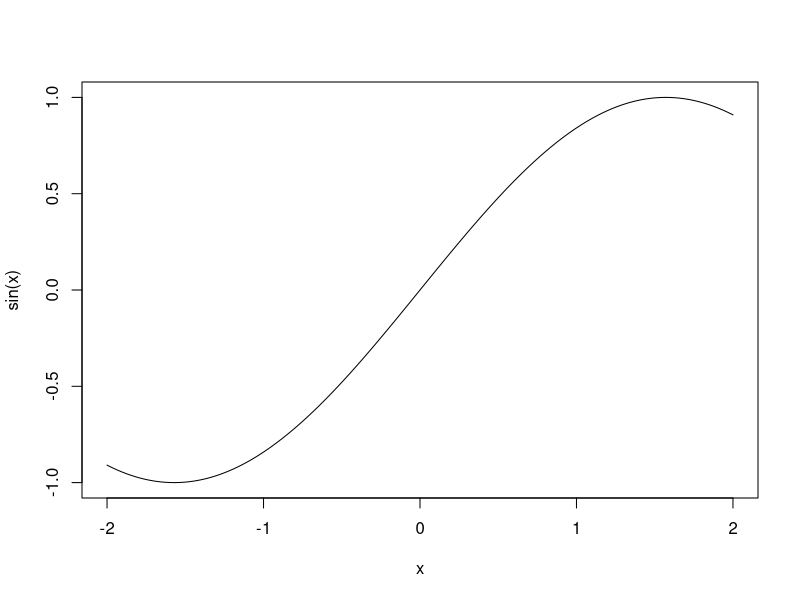
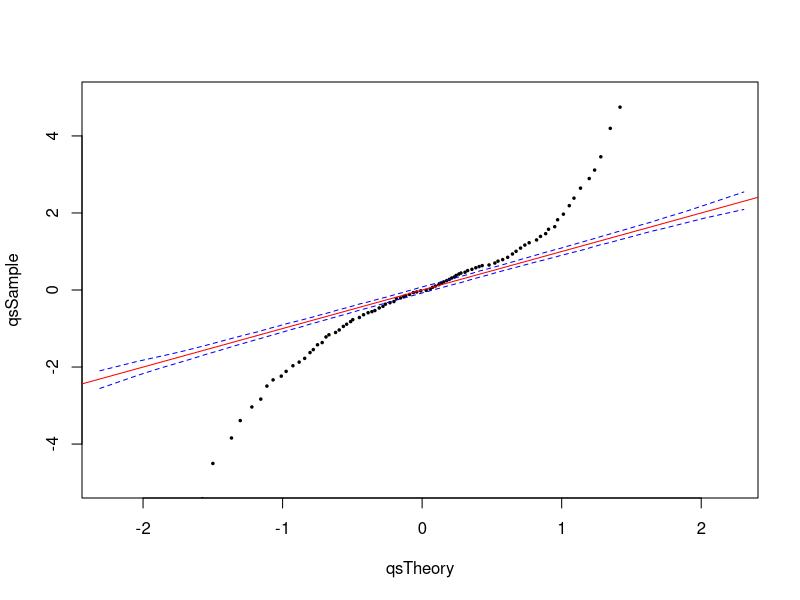
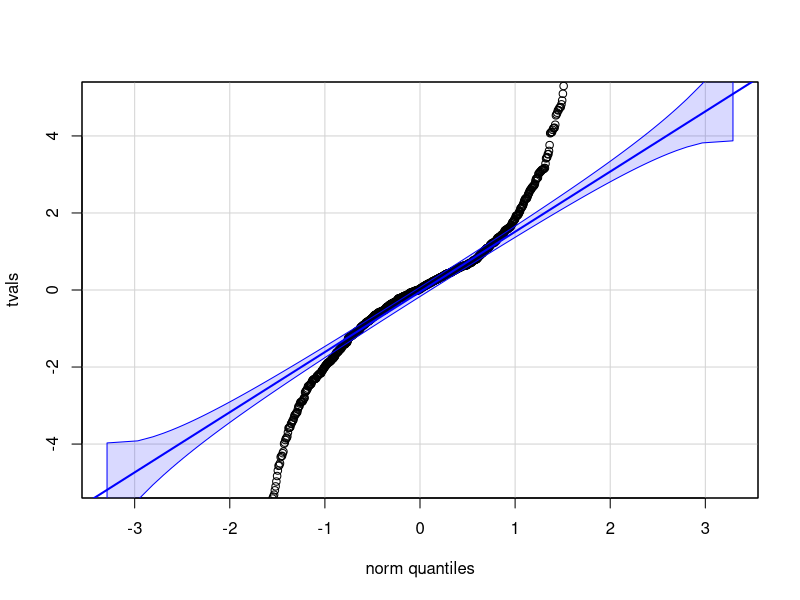

Reproduce these figures in R, in order.
## ---- chunk 1
#Generating x values
x = seq(-2,2,length = 10000)

#Generating y values
y = sin(x)

plot(y~x,type = "l",ylab = "sin(x)")
## ---- chunk 2
#| message: false
#| warning: false

#Downloading all the necessary packages 
if (!require("car")) {
  options(repos = c(CRAN = "https://cloud.r-project.org/"))
  install.packages("car")
}
library(car)


#t-values
tvals = rt(1000,1)

#Normal values
nvals = rnorm(1000)

#Quantiles from normal distribution 
qsTheory = quantile(nvals,probs = seq(0.01,0.99,0.01),names = F)

#Bootstrapping to generate 1000 samples of 1000 values from normal distribution 
B = 1000
quantsNorm = replicate(B, {
  nvals2 = rnorm(1000) #Generate values 
  qsTheory = quantile(nvals2,probs = seq(0.01,0.99,0.01),names = F)#Compute quantiles
})

lowerQuantile <- apply(quantsNorm,1, quantile, probs = 0.975) #Lower quantile 

medianNorm <- apply(quantsNorm,1,quantile, probs = 0.50) #get the median aswell

upperQuantile <- apply(quantsNorm,1, quantile, probs = 0.025) #Upper quantile

#Quantiles from sample distribution 
qsSample = quantile(tvals, probs = seq(0.01,0.99,0.01),names = F)

#Plotting sample vs theoretical 
plot(qsSample~qsTheory, pch = 20, cex = 0.5, ylim = c(-5,5))
abline(0,1,col= "red", lwd=1)
lines(medianNorm, lowerQuantile, col = "blue", lty = 2)
lines(medianNorm, upperQuantile, col = "blue", lty = 2)


#Validated against this plot
qqPlot(tvals, envelope = 0.95, ylim = c(-5, 5))

